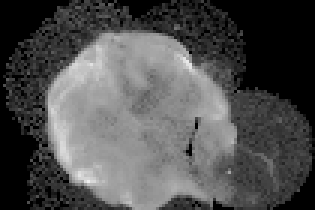
#> input picture fig2.png, 105 x 70 px (shown 3 times larger)
$ jupyter execute DIP_experiment_3.ipynb
#> lines starting #> are read from the running program, lines starting #| are printed output that depends on the picture
[cell 1]
import matplotlib.pyplot as plt
from scipy import stats
import numpy as np
import random
import PIL.ImageDraw as ImageDraw
import PIL.Image as Image
import os.path
import cv2
from skimage.exposure import match_histograms

[cell 2]
def equlizer(img):
  a = np.zeros((256,),dtype=np.float16)
  b = np.zeros((256,),dtype=np.float16)
  height,width=img.shape
  #finding histogram
  for i in range(width):
      for j in range(height):
          g = img[j,i]
          a[g] = a[g]+1
  #performing histogram equalization
  tmp = 1.0/(height*width)
  b = np.zeros((256,),dtype=np.float16)
  for i in range(256):
      for j in range(i+1):
          b[i] += a[j] * tmp;
      b[i] = round(b[i] * 255);
  # b now contains the equalized histogram
  b=b.astype(np.uint8)
  #Re-map values from equalized histogram into the image
  for i in range(width):
      for j in range(height):
          g = img[j,i]
          img[j,i]= b[g]
  return img

[cell 3]
def histogramMatcher(source, template):
  oldshape = source.shape
  source = source.ravel()
  template = template.ravel()
  # get the set of unique pixel values and their corresponding indices and
  # counts
  s_values, bin_idx, s_counts = np.unique(source, return_inverse=True,
                                          return_counts=True)
  t_values, t_counts = np.unique(template, return_counts=True)
  # take the cumsum of the counts and normalize by the number of pixels to

  # getting empirical cumulative distribution functions for the source and
  s_quantiles = np.cumsum(s_counts).astype(np.float64)
  s_quantiles = s_quantiles/s_quantiles[-1]
  t_quantiles = np.cumsum(t_counts).astype(np.float64)
  t_quantiles = t_quantiles/t_quantiles[-1]

  # interpolate linearly to find the pixel values in the template image
  # that correspond most closely to the quantiles in the source image
  interp_t_values = np.interp(s_quantiles, t_quantiles, t_values)

  return interp_t_values[bin_idx].reshape(oldshape)

[cell 4]
img_1_gray = cv2.imread('fig2.png',cv2.IMREAD_GRAYSCALE)
#> img_1_gray is the input picture: shape (70, 105); min 0, max 239, mean 80
img_2_gray = cv2.imread('fig3.png',cv2.IMREAD_GRAYSCALE)
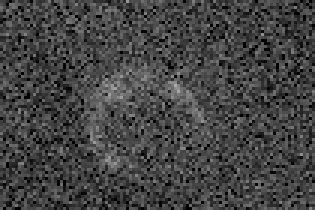
#> input picture fig3.png, 105 x 70 px (shown 3 times larger)
#> img_2_gray is the input picture: shape (70, 105); min 0, max 170, mean 67.5

[cell 5]
img_1_gray_equ = equlizer(img_1_gray)
#> after the loop in equlizer, `for i in range(width):`: a = 256 values, max 1728 at index 0, min 0 at index 213, mean 28.72
#> after the loop in equlizer, `for i in range(256):`: b = 256 values from 60 to 255
#> after the loop in equlizer, `for i in range(width):`:
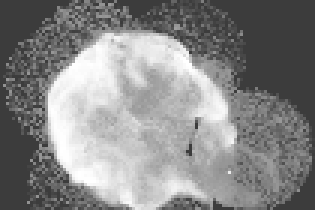
#> img: shape (70, 105) (shown 3 times larger); min 60, max 255, mean 135.2
img_2_gray_equ = equlizer(img_2_gray)
#> after the loop in equlizer (call 2), `for i in range(width):`: a = 256 values, max 315 at index 0, min 0 at index 142, mean 28.72
#> after the loop in equlizer (call 2), `for i in range(256):`: b = 256 values from 11 to 255
#> after the loop in equlizer (call 2), `for i in range(width):`:
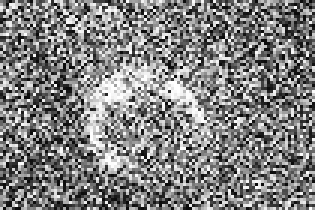
#> img: shape (70, 105) (shown 3 times larger); min 11, max 255, mean 128.9

[cell 6]
matched = match_histograms(img_1_gray_equ, img_2_gray_equ)
matched_NOLIB = histogramMatcher(img_1_gray_equ, img_2_gray_equ)
#> in histogramMatcher, `source = source.ravel()`: source = 7350 values, max 255 at index 2056, min 60 at index 0, mean 135.2
#> in histogramMatcher, `template = template.ravel()`: template = 7350 values, max 255 at index 42, min 11 at index 3, mean 128.9
#> in histogramMatcher, `s_values, bin_idx, s_counts = np.unique(source, return_inverse=True, r..`: s_values = 143 values from 60 to 255; bin_idx = 7350 values, max 142 at index 2056, min 0 at index 0, mean 55.5; s_counts = 143 values, max 1733 at index 0, min 15 at index 7, mean 51.4
#> in histogramMatcher, `t_values, t_counts = np.unique(template, return_counts=True)`: t_values = 111 values from 11 to 255; t_counts = 111 values, max 322 at index 0, min 16 at index 110, mean 66.22
#> in histogramMatcher, `s_quantiles = np.cumsum(s_counts).astype(np.float64)`: s_quantiles = 143 values from 1733 to 7350
#> in histogramMatcher, `s_quantiles = s_quantiles/s_quantiles[-1]`: s_quantiles = 143 values from 0.236 to 1
#> in histogramMatcher, `t_quantiles = np.cumsum(t_counts).astype(np.float64)`: t_quantiles = 111 values from 322 to 7350
#> in histogramMatcher, `t_quantiles = t_quantiles/t_quantiles[-1]`: t_quantiles = 111 values from 0.0438 to 1
#> in histogramMatcher, `interp_t_values = np.interp(s_quantiles, t_quantiles, t_values)`: interp_t_values = 143 values from 60.14 to 255

[cell 7]
fig, (ax1, ax2, ax3,ax4) = plt.subplots(nrows=1, ncols=4, figsize=(16, 3),
                                    sharex=True, sharey=True)
for aa in (ax1, ax2, ax3, ax4):
    aa.set_axis_off()

ax1.imshow(img_1_gray_equ)
ax1.set_title('Source')
ax2.imshow(img_2_gray_equ)
ax2.set_title('Reference')
ax3.imshow(matched)
ax3.set_title('LIB Match')
ax4.imshow(matched_NOLIB)
ax4.set_title('No LIB Match')

plt.tight_layout()
plt.show()
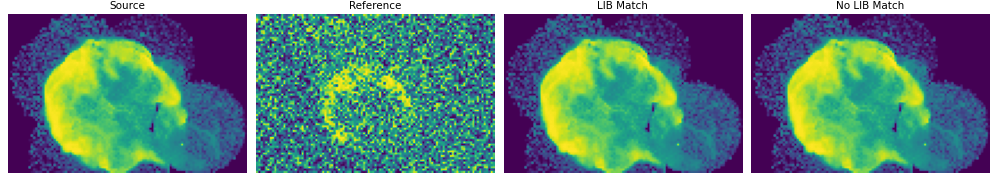
#> figure drawn by matplotlib, 4 panels
